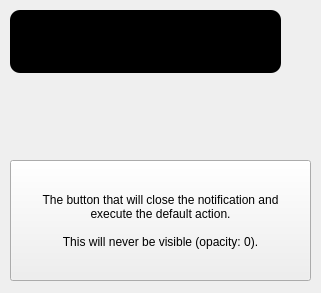
<?xml version="1.0" encoding="UTF-8"?>
<ui version="4.0">
 <class>notificationTemplate</class>
 <widget class="QWidget" name="notificationTemplate">
  <property name="geometry">
   <rect>
    <x>0</x>
    <y>0</y>
    <width>321</width>
    <height>293</height>
   </rect>
  </property>
  <property name="windowTitle">
   <string>Form</string>
  </property>
  <property name="windowOpacity">
   <double>0.900000000000000</double>
  </property>
  <property name="defaultOpacity" stdset="0">
   <double>0.800000000000000</double>
  </property>
  <property name="hoveredOpacity" stdset="0">
   <double>0.200000000000000</double>
  </property>
  <property name="defaultBlur" stdset="0">
   <double>1.000000000000000</double>
  </property>
  <property name="hoveredBlur" stdset="0">
   <double>10.000000000000000</double>
  </property>
  <property name="defaultMonitor" stdset="0">
   <number>-1</number>
  </property>
  <property name="endBlur" stdset="0">
   <double>15.000000000000000</double>
  </property>
  <property name="notificationDuration" stdset="0">
   <number>6500</number>
  </property>
  <property name="spawnDuration" stdset="0">
   <number>200</number>
  </property>
  <property name="disappearDuration" stdset="0">
   <number>600</number>
  </property>
  <property name="defaultShadowColor" stdset="0">
   <color>
    <red>0</red>
    <green>0</green>
    <blue>0</blue>
   </color>
  </property>
  <property name="focusedShadowColor" stdset="0">
   <color>
    <red>255</red>
    <green>255</green>
    <blue>255</blue>
   </color>
  </property>
  <property name="textShadowColor" stdset="0">
   <color>
    <red>0</red>
    <green>0</green>
    <blue>0</blue>
   </color>
  </property>
  <widget class="QWidget" name="notification" native="true">
   <property name="geometry">
    <rect>
     <x>0</x>
     <y>0</y>
     <width>321</width>
     <height>81</height>
    </rect>
   </property>
   <widget class="QFrame" name="notificationFrame">
    <property name="geometry">
     <rect>
      <x>10</x>
      <y>10</y>
      <width>271</width>
      <height>63</height>
     </rect>
    </property>
    <property name="styleSheet">
     <string notr="true">border-radius: 10px;
background-color: black;
border-style:none;</string>
    </property>
    <property name="frameShape">
     <enum>QFrame::StyledPanel</enum>
    </property>
    <property name="frameShadow">
     <enum>QFrame::Raised</enum>
    </property>
    <property name="lineWidth">
     <number>6</number>
    </property>
    <property name="midLineWidth">
     <number>3</number>
    </property>
    <widget class="QWidget" name="bodyLayoutContainer" native="true">
     <property name="geometry">
      <rect>
       <x>0</x>
       <y>0</y>
       <width>270</width>
       <height>63</height>
      </rect>
     </property>
     <property name="styleSheet">
      <string notr="true">background-color:rgba(255, 255, 255, 0);
border-style: none;</string>
     </property>
     <widget class="QWidget" name="layoutWidget_2">
      <property name="geometry">
       <rect>
        <x>0</x>
        <y>0</y>
        <width>270</width>
        <height>62</height>
       </rect>
      </property>
      <property name="styleSheet">
       <string notr="true">background-color:rgba(255, 255, 255, 0);
border-style: none;</string>
      </property>
      <layout class="QHBoxLayout" name="bodyLayout" stretch="0,1">
       <property name="spacing">
        <number>1</number>
       </property>
       <property name="sizeConstraint">
        <enum>QLayout::SetFixedSize</enum>
       </property>
       <property name="leftMargin">
        <number>4</number>
       </property>
       <property name="topMargin">
        <number>0</number>
       </property>
       <property name="bottomMargin">
        <number>1</number>
       </property>
       <item>
        <widget class="QLabel" name="imageLabel">
         <property name="sizePolicy">
          <sizepolicy hsizetype="Minimum" vsizetype="Preferred">
           <horstretch>0</horstretch>
           <verstretch>0</verstretch>
          </sizepolicy>
         </property>
         <property name="minimumSize">
          <size>
           <width>25</width>
           <height>50</height>
          </size>
         </property>
         <property name="maximumSize">
          <size>
           <width>0</width>
           <height>50</height>
          </size>
         </property>
         <property name="styleSheet">
          <string notr="true">background-color:rgba(255, 255, 255, 0);
border-style: none;</string>
         </property>
         <property name="text">
          <string/>
         </property>
         <property name="scaledContents">
          <bool>true</bool>
         </property>
         <property name="alignment">
          <set>Qt::AlignBottom|Qt::AlignLeading|Qt::AlignLeft</set>
         </property>
        </widget>
       </item>
       <item>
        <widget class="QWidget" name="body_widget" native="true">
         <property name="sizePolicy">
          <sizepolicy hsizetype="Ignored" vsizetype="Fixed">
           <horstretch>49</horstretch>
           <verstretch>0</verstretch>
          </sizepolicy>
         </property>
         <property name="minimumSize">
          <size>
           <width>200</width>
           <height>0</height>
          </size>
         </property>
         <property name="maximumSize">
          <size>
           <width>290</width>
           <height>90</height>
          </size>
         </property>
         <property name="sizeIncrement">
          <size>
           <width>500</width>
           <height>0</height>
          </size>
         </property>
         <property name="baseSize">
          <size>
           <width>300</width>
           <height>0</height>
          </size>
         </property>
         <property name="styleSheet">
          <string notr="true">background-color:rgba(255, 255, 255, 0);
border-style: none;</string>
         </property>
         <layout class="QVBoxLayout" name="bodyTextLayout" stretch="0,1">
          <property name="spacing">
           <number>2</number>
          </property>
          <property name="sizeConstraint">
           <enum>QLayout::SetNoConstraint</enum>
          </property>
          <property name="topMargin">
           <number>2</number>
          </property>
          <item>
           <widget class="QLabel" name="titleLabel">
            <property name="sizePolicy">
             <sizepolicy hsizetype="Ignored" vsizetype="Preferred">
              <horstretch>0</horstretch>
              <verstretch>0</verstretch>
             </sizepolicy>
            </property>
            <property name="minimumSize">
             <size>
              <width>200</width>
              <height>0</height>
             </size>
            </property>
            <property name="maximumSize">
             <size>
              <width>280</width>
              <height>20</height>
             </size>
            </property>
            <property name="font">
             <font>
              <weight>75</weight>
              <bold>true</bold>
             </font>
            </property>
            <property name="styleSheet">
             <string notr="true">background-color:rgba(255, 255, 255, 0);
border-style: none;</string>
            </property>
            <property name="text">
             <string>Test notification subject</string>
            </property>
            <property name="textFormat">
             <enum>Qt::MarkdownText</enum>
            </property>
            <property name="alignment">
             <set>Qt::AlignLeading|Qt::AlignLeft|Qt::AlignTop</set>
            </property>
           </widget>
          </item>
          <item>
           <widget class="QLabel" name="bodyLabel">
            <property name="sizePolicy">
             <sizepolicy hsizetype="Ignored" vsizetype="Preferred">
              <horstretch>0</horstretch>
              <verstretch>0</verstretch>
             </sizepolicy>
            </property>
            <property name="minimumSize">
             <size>
              <width>0</width>
              <height>30</height>
             </size>
            </property>
            <property name="maximumSize">
             <size>
              <width>300</width>
              <height>40</height>
             </size>
            </property>
            <property name="styleSheet">
             <string notr="true">background-color:rgba(255, 255, 255, 0);
border-style: none;</string>
            </property>
            <property name="text">
             <string>Test notification body. Everything written here will be overwritten by the actual notification.</string>
            </property>
            <property name="textFormat">
             <enum>Qt::MarkdownText</enum>
            </property>
            <property name="scaledContents">
             <bool>false</bool>
            </property>
            <property name="alignment">
             <set>Qt::AlignLeading|Qt::AlignLeft|Qt::AlignTop</set>
            </property>
            <property name="wordWrap">
             <bool>true</bool>
            </property>
           </widget>
          </item>
         </layout>
        </widget>
       </item>
      </layout>
     </widget>
    </widget>
   </widget>
   <widget class="QLabel" name="iconLabel">
    <property name="geometry">
     <rect>
      <x>12</x>
      <y>12</y>
      <width>20</width>
      <height>20</height>
     </rect>
    </property>
    <property name="sizePolicy">
     <sizepolicy hsizetype="Fixed" vsizetype="Fixed">
      <horstretch>0</horstretch>
      <verstretch>0</verstretch>
     </sizepolicy>
    </property>
    <property name="minimumSize">
     <size>
      <width>20</width>
      <height>20</height>
     </size>
    </property>
    <property name="maximumSize">
     <size>
      <width>20</width>
      <height>20</height>
     </size>
    </property>
    <property name="autoFillBackground">
     <bool>false</bool>
    </property>
    <property name="styleSheet">
     <string notr="true">background-color:rgba(255, 255, 255, 0);
border-style: none;</string>
    </property>
    <property name="text">
     <string/>
    </property>
    <property name="pixmap">
     <pixmap resource="res.qrc">:/default_icon/notifications.png</pixmap>
    </property>
    <property name="scaledContents">
     <bool>false</bool>
    </property>
   </widget>
  </widget>
  <widget class="QWidget" name="overlay" native="true">
   <property name="geometry">
    <rect>
     <x>10</x>
     <y>160</y>
     <width>301</width>
     <height>121</height>
    </rect>
   </property>
   <widget class="QPushButton" name="pushButton">
    <property name="geometry">
     <rect>
      <x>0</x>
      <y>0</y>
      <width>301</width>
      <height>121</height>
     </rect>
    </property>
    <property name="cursor">
     <cursorShape>PointingHandCursor</cursorShape>
    </property>
    <property name="text">
     <string>The button that will close the notification and 
execute the default action.

This will never be visible (opacity: 0).</string>
    </property>
    <property name="checkable">
     <bool>false</bool>
    </property>
    <property name="checked">
     <bool>false</bool>
    </property>
   </widget>
  </widget>
 </widget>
 <resources>
  <include location="res.qrc"/>
 </resources>
 <connections/>
</ui>
